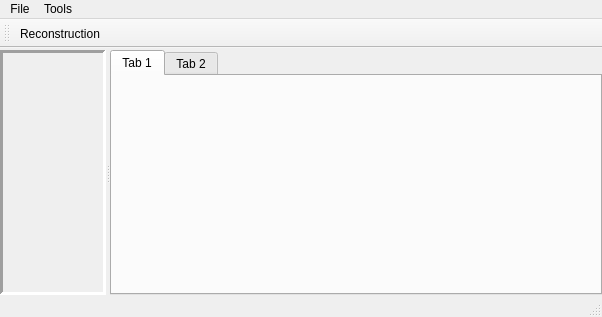
<ui version="4.0" >
 <class>RVMainWindow</class>
 <widget class="QMainWindow" name="RVMainWindow" >
  <property name="geometry" >
   <rect>
    <x>0</x>
    <y>0</y>
    <width>602</width>
    <height>317</height>
   </rect>
  </property>
  <property name="windowTitle" >
   <string>SequenceTree - Results Viewer</string>
  </property>
  <widget class="QWidget" name="centralwidget" >
   <property name="geometry" >
    <rect>
     <x>0</x>
     <y>45</y>
     <width>602</width>
     <height>253</height>
    </rect>
   </property>
   <layout class="QHBoxLayout" name="horizontalLayout" >
    <property name="spacing" >
     <number>0</number>
    </property>
    <property name="leftMargin" >
     <number>0</number>
    </property>
    <property name="topMargin" >
     <number>2</number>
    </property>
    <property name="rightMargin" >
     <number>0</number>
    </property>
    <property name="bottomMargin" >
     <number>0</number>
    </property>
    <item>
     <widget class="QSplitter" name="splitter" >
      <property name="orientation" >
       <enum>Qt::Horizontal</enum>
      </property>
      <widget class="QFrame" name="frame" >
       <property name="frameShape" >
        <enum>QFrame::Panel</enum>
       </property>
       <property name="frameShadow" >
        <enum>QFrame::Sunken</enum>
       </property>
       <property name="lineWidth" >
        <number>3</number>
       </property>
       <layout class="QVBoxLayout" name="verticalLayout" >
        <item>
         <widget class="RVFileView" native="1" name="file_view" >
          <property name="sizePolicy" >
           <sizepolicy vsizetype="Expanding" hsizetype="Preferred" >
            <horstretch>0</horstretch>
            <verstretch>0</verstretch>
           </sizepolicy>
          </property>
         </widget>
        </item>
       </layout>
      </widget>
      <widget class="QTabWidget" name="tabWidget" >
       <widget class="QWidget" name="tab" >
        <property name="geometry" >
         <rect>
          <x>0</x>
          <y>0</y>
          <width>479</width>
          <height>224</height>
         </rect>
        </property>
        <attribute name="title" >
         <string>Tab 1</string>
        </attribute>
       </widget>
       <widget class="QWidget" name="tab_2" >
        <property name="geometry" >
         <rect>
          <x>0</x>
          <y>0</y>
          <width>479</width>
          <height>224</height>
         </rect>
        </property>
        <attribute name="title" >
         <string>Tab 2</string>
        </attribute>
       </widget>
      </widget>
     </widget>
    </item>
   </layout>
  </widget>
  <widget class="QMenuBar" name="menubar" >
   <property name="geometry" >
    <rect>
     <x>0</x>
     <y>0</y>
     <width>602</width>
     <height>21</height>
    </rect>
   </property>
   <widget class="QMenu" name="menuFile" >
    <property name="title" >
     <string>File</string>
    </property>
    <addaction name="actionOpenExperiment" />
    <addaction name="actionSaveExperiment" />
   </widget>
   <widget class="QMenu" name="menuTools" >
    <property name="title" >
     <string>Tools</string>
    </property>
    <addaction name="actionConfiguration" />
   </widget>
   <addaction name="menuFile" />
   <addaction name="menuTools" />
  </widget>
  <widget class="QStatusBar" name="statusbar" >
   <property name="geometry" >
    <rect>
     <x>0</x>
     <y>298</y>
     <width>602</width>
     <height>19</height>
    </rect>
   </property>
  </widget>
  <widget class="QToolBar" name="toolBar" >
   <property name="geometry" >
    <rect>
     <x>0</x>
     <y>21</y>
     <width>602</width>
     <height>24</height>
    </rect>
   </property>
   <property name="windowTitle" >
    <string>toolBar</string>
   </property>
   <attribute name="toolBarArea" >
    <enum>TopToolBarArea</enum>
   </attribute>
   <attribute name="toolBarBreak" >
    <bool>false</bool>
   </attribute>
   <addaction name="actionReconstruction" />
  </widget>
  <action name="actionOpenExperiment" >
   <property name="text" >
    <string>Open Experiment...</string>
   </property>
  </action>
  <action name="actionSaveExperiment" >
   <property name="text" >
    <string>Save Experiment...</string>
   </property>
  </action>
  <action name="actionConfiguration" >
   <property name="text" >
    <string>Configuration...</string>
   </property>
  </action>
  <action name="actionReconstruction" >
   <property name="text" >
    <string>Reconstruction</string>
   </property>
  </action>
 </widget>
 <customwidgets>
  <customwidget>
   <class>RVFileView</class>
   <extends>QWidget</extends>
   <header>rvfileview.h</header>
   <container>1</container>
  </customwidget>
 </customwidgets>
 <resources/>
 <connections/>
</ui>
